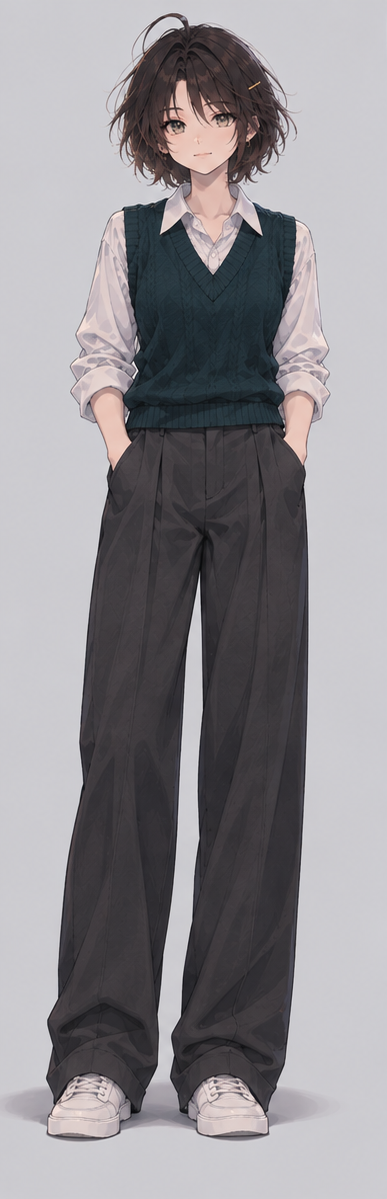
#> input picture persona/nianzhen/panels/01_front.png, 387 x 1199 px, found by its file name
$ python compose.py
#> lines starting #> are read from the running program, lines starting #| are printed output that depends on the picture
#!/usr/bin/env python3
# -*- coding: utf-8 -*-
"""
把三格拼成定妆照。

用法：
    python compose.py                 # 输出 1920x1280
    python compose.py --height 2560   # 输出 3840x2560（3:2）

依赖：Pillow, numpy
    pip install pillow numpy

几何参数在下面 CONFIG 里，改宽度/留白/人物高度都在那。
"""
import argparse
import os
import sys

import numpy as np
from PIL import Image

HERE = os.path.dirname(os.path.abspath(__file__))
PANELS = [
    ("panels_v2/01_front.png", "full"),       # 全身正面
    ("panels_v2/02_threequarter.png", "full"),  # 全身 3/4
    ("panels_v2/03_closeup.png", "close"),    # 头部特写
]

CONFIG = {
    "gutter": 12,      # 格间距（白）
    "panel_h": 1280,   # 单格高度
    "fig_h": 1129,     # 全身格里人物的高度（像素）
    "baseline": 1240,  # 脚底所在 y
}


def bg_of(a):
    """取上下边缘的中位色当背景色。"""
    strips = np.concatenate([a[:25].reshape(-1, 3), a[-25:].reshape(-1, 3)], axis=0)
    mask = strips.mean(axis=1) > 150
    return np.median(strips[mask], axis=0)


def fig_bbox(a, bg):
    """人物外框：跟背景差 >30 的像素。"""
    d = np.abs(a - bg).max(axis=2)
    m = d > 30
    rows = np.where(m.sum(axis=1) > 4)[0]
    cols = np.where(m.sum(axis=0) > 4)[0]
    if len(rows) == 0 or len(cols) == 0:
        return (0, 0, a.shape[1], a.shape[0])
    return (cols[0], rows[0], cols[-1] + 1, rows[-1] + 1)


def main():
    ap = argparse.ArgumentParser()
    ap.add_argument("--height", type=int, default=1280, help="输出高度，宽度按 3:2 算")
    ap.add_argument("--out", default="composite.png")
    args = ap.parse_args()

    scale = args.height / CONFIG["panel_h"]
    ph = args.height
    pw = round(ph * 632 / 1280)
    gutter = max(2, round(CONFIG["gutter"] * scale))
    fig_h = CONFIG["fig_h"] * scale
    baseline = CONFIG["baseline"] * scale

    imgs = []
    for rel, _kind in PANELS:
        p = os.path.join(HERE, rel)
        if not os.path.exists(p):
            sys.exit("找不到 " + p)
        imgs.append(Image.open(p).convert("RGB"))

    arrs = [np.asarray(im).astype(float) for im in imgs]
#> arrs = 3 items
    bgs = [bg_of(a) for a in arrs]
#> bgs = [[204, 203, 208], [200, 197, 200], [204, 203, 207]]
    target = np.median(np.stack(bgs), axis=0)
#> target = [204, 203, 207]
    bbs = [fig_bbox(a, b) for a, b in zip(arrs, bgs)]
#> bbs = [(12, 13, 330, 1142), (104, 11, 370, 1010), (0, 16, 546, 1199)]

    canvas = Image.new("RGB", (pw * 3 + gutter * 2, ph), (255, 255, 255))
#> canvas: PIL image 1920x1280 RGB; every value is 255
    bg_tile = tuple(int(round(c)) for c in target)
#> bg_tile = (204, 203, 207)

    for i, ((rel, kind), a, bg, bb) in enumerate(zip(PANELS, arrs, bgs, bbs)):
        a = np.clip(a * (target / bg), 0, 255).astype(np.uint8)
        img = Image.fromarray(a)
        x0, y0, x1, y1 = bb
        tile = Image.new("RGB", (pw, ph), bg_tile)

        if kind == "close":
            # 特写：整格按高度铺满
            s = ph / img.height
            img = img.resize((round(img.width * s), ph), Image.LANCZOS)
            tile.paste(img, ((pw - img.width) // 2, 0))
        else:
            # 全身：人物高度对齐，脚底压到同一条基线
            s = fig_h / (y1 - y0)
            img = img.resize((round(img.width * s), round(img.height * s)), Image.LANCZOS)
            cx = (x0 + x1) * s / 2
            yb = y1 * s
            tile.paste(img, (round(pw / 2 - cx), round(baseline - yb)))

        canvas.paste(tile, (i * (pw + gutter), 0))
#> this loop made 3 passes
#> (rel, kind, bg, x0, y0, x1, y1, s) on passes 1 to 2: ('panels_v2/01_front.png', 'full', [204, 203, 208], 12, 13, 330, 1142, 1), ('panels_v2/02_threequarter.png', 'full', [200, 197, 200], 104, 11, 370, 1010, 1.13)
#> (rel, kind, bg, x0, y0, x1, y1, s) on pass 3: ('panels_v2/03_closeup.png', 'close', [204, 203, 207], 0, 16, 546, 1199, 1.07)
#> pass 2, in main, `a = np.clip(a * (target / bg), 0, 255).astype(np.uint8)`:
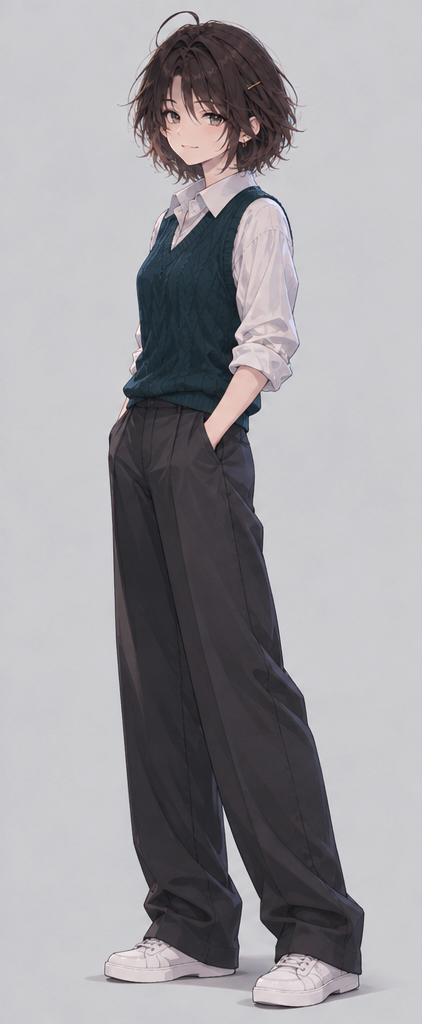
#> a: shape (1024, 422, 3); mean of channels 0, 1, 2 158.7, 156.7, 160.7; drawn as R, G, B
#> after the loop:
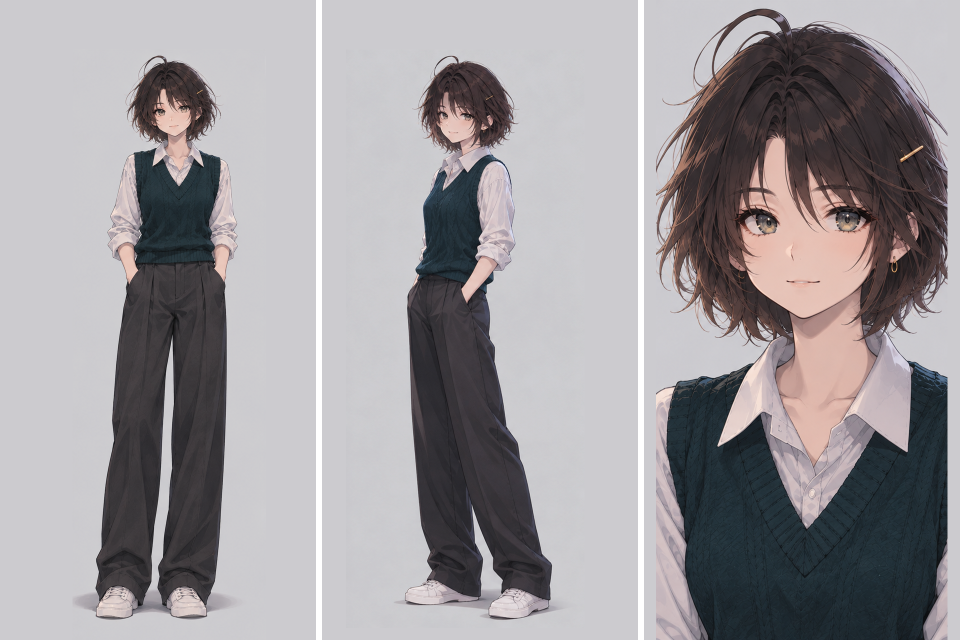
#> canvas: PIL image 1920x1280 RGB (shown at 1/2 size); mean R, G, B 155.6, 152.1, 155.3
#> after the loop:
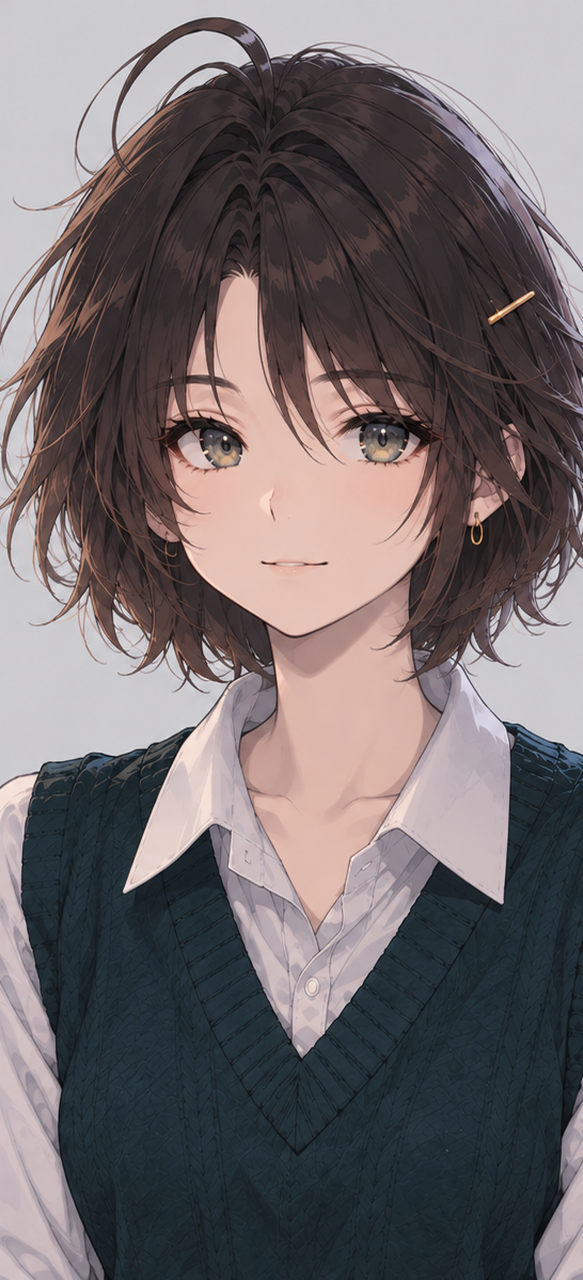
#> img: PIL image 583x1280 RGB; mean R, G, B 113.2, 105.7, 108
#> after the loop:
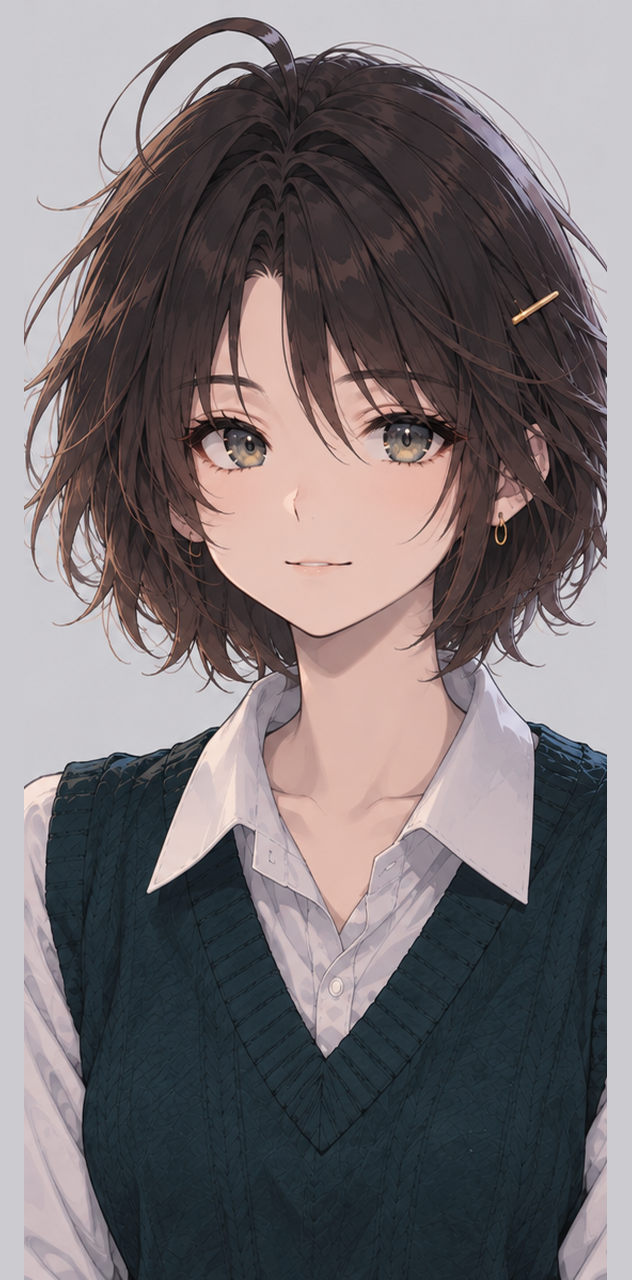
#> tile: PIL image 632x1280 RGB; mean R, G, B 120.3, 113.3, 115.7

    canvas.save(os.path.join(HERE, args.out))
    print("已输出 %s  %dx%d" % (args.out, canvas.width, canvas.height))
#| 已输出 composite.png  1920x1280


if __name__ == "__main__":
    main()
